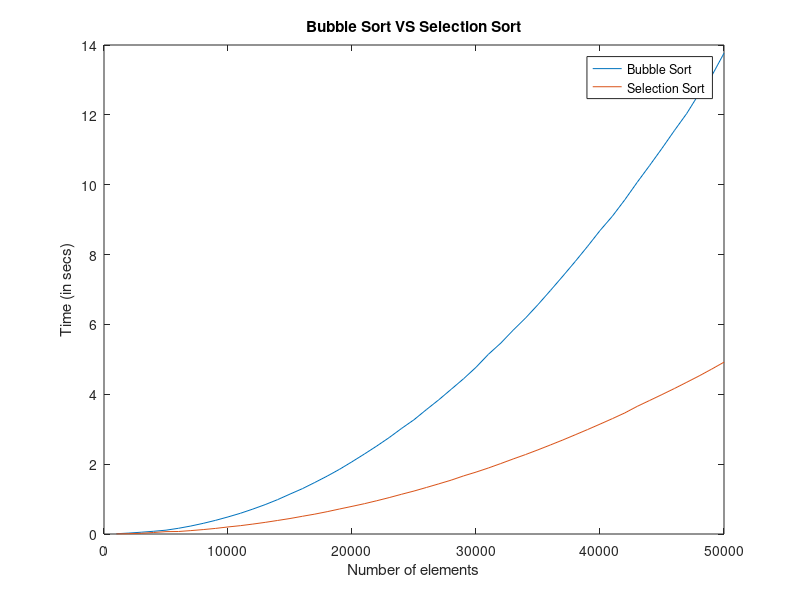

Write MATLAB code to recreate this figure.
B = load('bubbleTimings.txt');
S = load('selectionTimings.txt');
rangeBubble = B(:,1);
rangeSelection = S(:,1);
b_timings = B(:,2);
s_timings = S(:,2);
plot(rangeBubble, b_timings);
hold on
plot(rangeSelection , s_timings);
xlabel('Number of elements');
ylabel('Time (in secs)');
legend('Bubble Sort', 'Selection Sort');
title('Bubble Sort VS Selection Sort');
hold off
